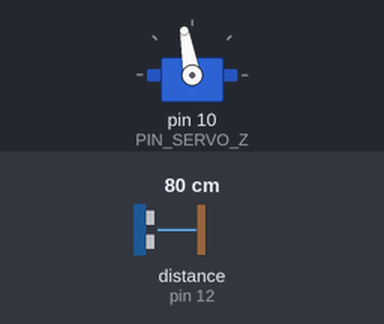
Bench run of a program on a simulated Arduino Uno, built with avr-gcc and run on an emulated ATmega328P. Parts: servo. Wiring (inferred from the names in the program): ultrasonic range finder: trigger pin 13; echo pin 12. The test bench sets the inputs (shaded band); at power-on: distance to the obstacle (sensor on pin 12) 80 cm. The echo pulse lasts 58.3 µs per cm.

Above: at 0.65 s.
At 1.15 s:
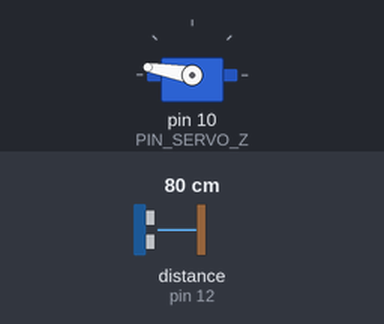
At 1.7 s:
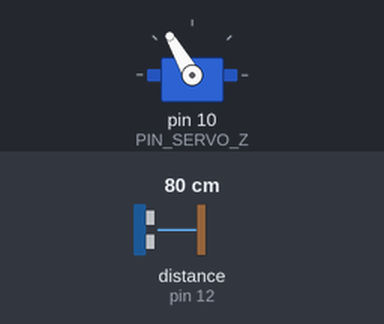
At 3.2 s:
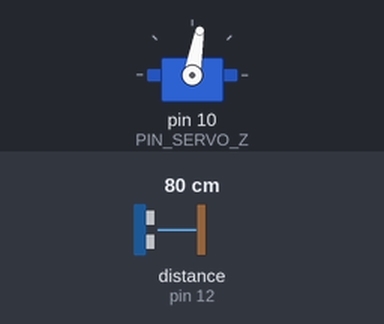
Timing chart, 0 to 6.8 s (numbered marks = the images above):
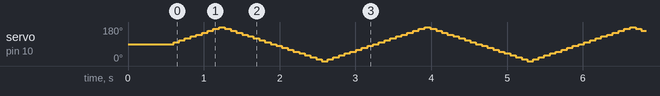

The program:

main.cpp
```cpp
#include <Arduino.h>
#include "Interface_Ranging.h"
#include "Driver_IMU.h"

Interface_Ranging ranging;
RangingResult ranging_result;

Driver_IMU imu_driver;

const uint8_t SERIAL_BUFF_LEN = 256;
byte serial_buff[SERIAL_BUFF_LEN];

void setup()
{
    Serial.begin(115200);

    ranging.init(10);

    imu_driver.init();
}

void loop()
{
    if (Serial.available() > 0)
    {
        Serial.readBytesUntil('\n', serial_buff, SERIAL_BUFF_LEN);
        // Handle motor control
    }
    ranging.step(&ranging_result);


    // Serial.print(latest_angle);
    // Serial.print(" ");

    // Serial.println(latest_range);
}
```

Interface_Motor.h
```cpp
#ifndef INTERFACE_MOTOR_H
#define INTERFACE_MOTOR_H

#include <Arduino.h>
#include "Driver_Motor.h"

class Interface_Motor
{
private:
    Driver_Motor motor_driver;
public:
    Interface_Motor(/* args */);
    ~Interface_Motor();

    void control(Direction direction, uint8_t speed);
};

#endif
```

Interface_Ranging.h
```cpp
#ifndef INTERFACE_RANGING_H
#define INTERFACE_RANGING_H

#include "Driver_Servo.h"
#include "Driver_Ultrasonic.h"

typedef struct ranging_result
{
    const byte msg_type = 1;
    unsigned int angle;
    unsigned int range;
} RangingResult;

class Interface_Ranging
{
private:
    uint8_t angle = 90;
    uint8_t step_size;
    int8_t step_direction = 1;

    Driver_Servo servo_driver;
    Driver_Ultrasonic ultrasonic_driver;

public:
    Interface_Ranging();
    ~Interface_Ranging();

    void init(uint8_t step_size);
    void step(RangingResult* result);
};

#endif
```

Interface_Motor.cpp
```cpp
#include "Interface_Motor.h"

Interface_Motor::Interface_Motor()
{
    motor_driver.init();
}

Interface_Motor::~Interface_Motor()
{
}

void Interface_Motor::control(Direction direction, uint8_t speed)
{
    switch (direction)
    {
    case Forward:
        motor_driver.control(Direction::Forward, speed, Direction::Forward, speed);
        break;
    case Backward:
        motor_driver.control(Direction::Backward, speed, Direction::Backward, speed);
        break;
    case Left:
        motor_driver.control(Direction::Forward, speed, Direction::Backward, speed);
        break;
    case Right:
        motor_driver.control(Direction::Backward, speed, Direction::Forward, speed);
        break;
    case LeftForward:
        motor_driver.control(Direction::Forward, speed, Direction::Forward, speed / 2);
        break;
    case LeftBackward:
        motor_driver.control(Direction::Backward, speed, Direction::Backward, speed / 2);
        break;
    case RightForward:
        motor_driver.control(Direction::Forward, speed / 2, Direction::Forward, speed);
        break;
    case RightBackward:
        motor_driver.control(Direction::Backward, speed / 2, Direction::Backward, speed);
        break;
    case Stop:
        motor_driver.control(Direction::Stop, 0, Direction::Stop, 0);
        break;
    default:
        break;
    }
}
```

Interface_Ranging.cpp
```cpp
#include "Interface_Ranging.h"

Interface_Ranging::Interface_Ranging()
{
}

Interface_Ranging::~Interface_Ranging() {}

void Interface_Ranging::init(uint8_t step_size)
{
    this->step_size = step_size;
    servo_driver.init(angle);
    ultrasonic_driver.init();
}

void Interface_Ranging::step(RangingResult* result)
{
    angle += step_direction * step_size;

    if (angle >= 180)
    {
        angle = 180;
        step_direction *= -1;
    }
    else if (angle <= 0)
    {
        angle = 0;
        step_direction *= -1;
    }

    servo_driver.control(angle, 70);
    result->angle = angle;
    result->range = ultrasonic_driver.read();
}
```

Driver_IMU.h
```cpp
#ifndef DRIVER_IMU_H
#define DRIVER_IMU_H

#include <Arduino.h>
#include <Adafruit_MPU6050.h>

// https://registry.platformio.org/libraries/adafruit/Adafruit%20MPU6050/examples/basic_readings/basic_readings.ino

class Driver_IMU
{
private:
    Adafruit_MPU6050 mpu;

public:
    Driver_IMU();
    ~Driver_IMU();

    void init();
    void read(sensors_event_t* accel, sensors_event_t* gyro, sensors_event_t* temp);
};


#endif
```

Driver_Motor.h
```cpp
#ifndef DRIVER_MOTOR_H
#define DRIVER_MOTOR_H

#include <Arduino.h>

enum Direction
{
    Forward,
    Backward,
    Left,
    Right,
    LeftForward,
    LeftBackward,
    RightForward,
    RightBackward,
    Stop
};

/*Motor*/
class Driver_Motor
{
public:
  void init(void);
#if _Test_DRIVER
  void Test(void);
#endif
  void control(uint8_t direction_A, uint8_t speed_A, uint8_t direction_B, uint8_t speed_B);

private:
#define PIN_Motor_PWMA 5
#define PIN_Motor_PWMB 6
#define PIN_Motor_BIN_1 8
#define PIN_Motor_AIN_1 7
#define PIN_Motor_STBY 3
};

#endif
```

Driver_Servo.h
```cpp
#ifndef DRIVER_SERVO_H
#define DRIVER_SERVO_H

#include <Arduino.h>
#include <Servo.h>

class Driver_Servo
{
public:
    Driver_Servo();
    ~Driver_Servo();

    void init(unsigned int position_angle);
    void control(unsigned int position_angle, unsigned int delay_ms);

private:
    #define PIN_SERVO_Z 10

    Servo servo;
};

#endif
```

Driver_Ultrasonic.h
```cpp
#ifndef DRIVER_ULTRASONIC_H
#define DRIVER_ULTRASONIC_H

#include <Arduino.h>

class Driver_Ultrasonic
{
public:
    Driver_Ultrasonic();
    ~Driver_Ultrasonic();

    void init();
    unsigned int read();

private:
#define TRIG_PIN 13      // Arduino pin tied to trigger pin on the ultrasonic sensor.
#define ECHO_PIN 12      // Arduino pin tied to echo pin on the ultrasonic sensor.
#define MAX_DISTANCE 200
};

#endif
```

Driver_IMU.cpp
```cpp
#include "Driver_IMU.h"

Driver_IMU::Driver_IMU() {}

Driver_IMU::~Driver_IMU() {}

void Driver_IMU::init()
{
    mpu.begin();
    mpu.setAccelerometerRange(MPU6050_RANGE_8_G);
    mpu.setGyroRange(MPU6050_RANGE_500_DEG);
    mpu.setFilterBandwidth(MPU6050_BAND_21_HZ);
    delay(100);
}

void Driver_IMU::read(sensors_event_t* accel, sensors_event_t* gyro, sensors_event_t* temp)
{
    mpu.getEvent(accel, gyro, temp);
}
```

Driver_Motor.cpp
```cpp
#include "Driver_Motor.h"

/*Motor control*/
void Driver_Motor::init(void)
{
  pinMode(PIN_Motor_PWMA, OUTPUT);
  pinMode(PIN_Motor_PWMB, OUTPUT);
  pinMode(PIN_Motor_AIN_1, OUTPUT);
  pinMode(PIN_Motor_BIN_1, OUTPUT);
  pinMode(PIN_Motor_STBY, OUTPUT);
}

void Driver_Motor::control(uint8_t direction_A, uint8_t speed_A, uint8_t direction_B, uint8_t speed_B)
{
  digitalWrite(PIN_Motor_STBY, HIGH);
  { // A...Right

    switch (direction_A) // 方向控制
    {
    case Direction::Forward:
      digitalWrite(PIN_Motor_AIN_1, HIGH);
      analogWrite(PIN_Motor_PWMA, speed_A);
      break;
    case Direction::Backward:

      digitalWrite(PIN_Motor_AIN_1, LOW);
      analogWrite(PIN_Motor_PWMA, speed_A);
      break;
    case Direction::Stop:
      analogWrite(PIN_Motor_PWMA, 0);
      digitalWrite(PIN_Motor_STBY, LOW);
      break;
    default:
      analogWrite(PIN_Motor_PWMA, 0);
      digitalWrite(PIN_Motor_STBY, LOW);
      break;
    }
  }

  { // B...Left
    switch (direction_B)
    {
    case Direction::Forward:
      digitalWrite(PIN_Motor_BIN_1, HIGH);

      analogWrite(PIN_Motor_PWMB, speed_B);
      break;
    case Direction::Backward:
      digitalWrite(PIN_Motor_BIN_1, LOW);
      analogWrite(PIN_Motor_PWMB, speed_B);
      break;
    case Direction::Stop:
      analogWrite(PIN_Motor_PWMB, 0);
      digitalWrite(PIN_Motor_STBY, LOW);
      break;
    default:
      analogWrite(PIN_Motor_PWMB, 0);
      digitalWrite(PIN_Motor_STBY, LOW);
      break;
    }
  }
}
```

Driver_Servo.cpp
```cpp
#include "Driver_Servo.h"

Driver_Servo::Driver_Servo() {}

Driver_Servo::~Driver_Servo() {}

void Driver_Servo::init(unsigned int position_angle)
{
    servo.attach(PIN_SERVO_Z, 500, 2400);
    servo.write(position_angle);
    delay(500);    // delay(10);

}

void Driver_Servo::control(unsigned int position_angle, unsigned int delay_ms)
{
    servo.write(position_angle);
    delay(delay_ms);
}
```

Driver_Ultrasonic.cpp
```cpp
#include "Driver_Ultrasonic.h"

Driver_Ultrasonic::Driver_Ultrasonic() {}

Driver_Ultrasonic::~Driver_Ultrasonic() {}

void Driver_Ultrasonic::init()
{
    pinMode(ECHO_PIN, INPUT);
    pinMode(TRIG_PIN, OUTPUT);
}

unsigned int Driver_Ultrasonic::read()
{
    digitalWrite(TRIG_PIN, LOW);
    delayMicroseconds(2);
    digitalWrite(TRIG_PIN, HIGH);
    delayMicroseconds(10);
    digitalWrite(TRIG_PIN, LOW);
    return ((unsigned int)pulseIn(ECHO_PIN, HIGH) / 58);
}
```
